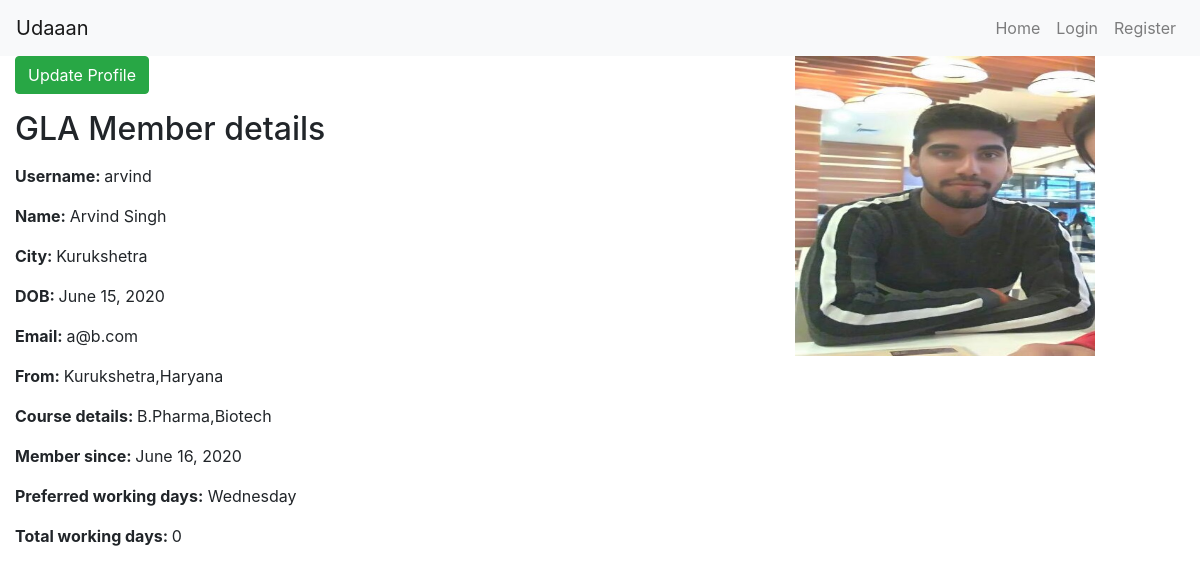
Page /memberdetails/arvind on the earlier database version.
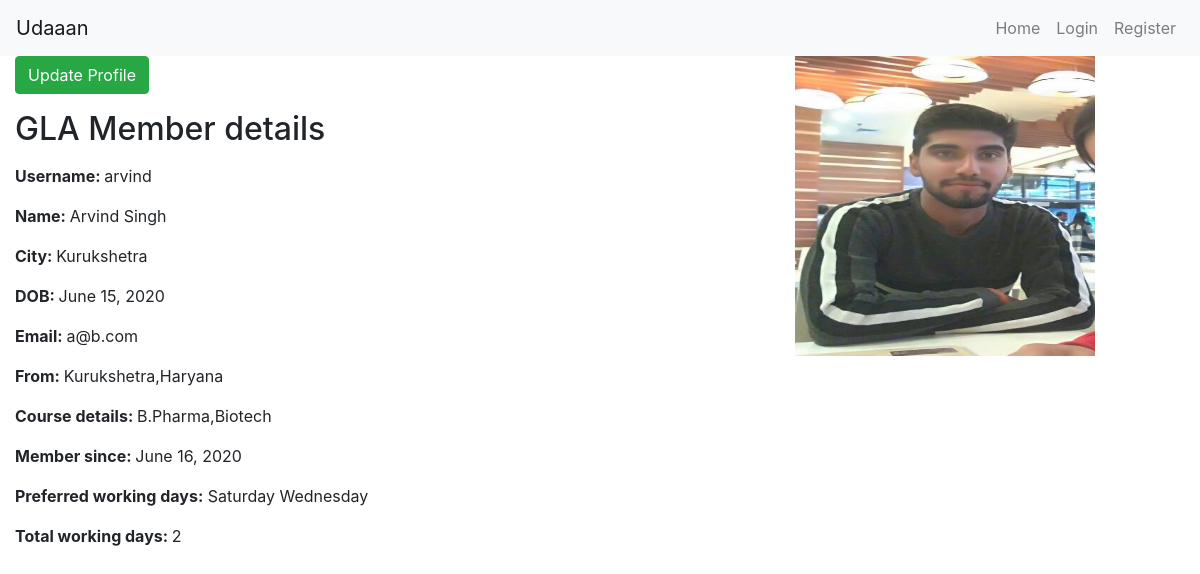
Same page on the later database version.
### members/models.py (models this page shows, shortened)
class GLAMember(models.Model):
  gender_choices = (
    ('Male','Male'),
    ('Female','Female'),
    ('Other','Other')
  )
  user = models.OneToOneField(User, on_delete=models.CASCADE,null=True)
  username  = models.CharField(max_length=50,null=True)
  name      = models.CharField(max_length=50,null=True)
  gender    = models.CharField(max_length=8,choices=gender_choices,null=True)
  dob       = models.DateField(null=True,auto_now=False, auto_now_add=False)
  email     = models.EmailField(max_length=50,null=True)
  phone_regex = RegexValidator(regex=r'^\+?1?\d{9,10}$',
            message="Phone number must be entered in the format: +91xxxxxxxxxx")
  phone = models.CharField(validators=[phone_regex], max_length=10, blank=True) # validators should be a list
  state = models.ForeignKey(State,null=True, on_delete=models.CASCADE)
  city = models.ForeignKey(City,null=True, on_delete=models.CASCADE)
  course = models.ForeignKey(Course,null=True, on_delete=models.CASCADE)
  branch  = models.ForeignKey(Branch,null=True, on_delete=models.CASCADE)
  year = models.IntegerField(null=True,choices=((1,1),(2,2),(3,3),(4,4)))
  rollno = models.IntegerField(null=True)
  joined_in = models.DateField(blank=True,null=True,auto_now=False, auto_now_add=False)
  working_days = models.IntegerField(default=0,null=True,blank=True)
  preferred_days = models.ManyToManyField(Day)
  photo = models.ImageField(upload_to=store_file_name,null=True)
  class Meta:
    verbose_name = 'GLA Member'
    verbose_name_plural = 'GLA Members'

class City(models.Model):
  city  = models.CharField(max_length=50,blank=True,unique=True)
  state = models.ForeignKey(State,null=True,blank=True, on_delete=models.CASCADE)
  def __str__(self):
    return self.city
  class Meta:
    verbose_name = 'City'
    verbose_name_plural = 'Cities'

class State(models.Model):
  state = models.CharField(null=True,blank=True,max_length=50)
  def __str__(self):
    return self.state
  class Meta:
    verbose_name = 'State'
    verbose_name_plural = 'States'

class Course(models.Model):
  course_choices = (
    ('B.Tech','B.Tech'),
    ('M.Tech','M.Tech'),
    ('bphrama','B.Pharma'),
    ('mpharma','M.Pharma'),
    ('biotech','Biotech'),
    ('bba','BBA'),
    ('mba','MBA'),
    ('bca','BCA'),
    ('mca','MCA'),
    ('polytechnic','Polytechnic')
  )
  duration_choices = (
    (1,'1 year'),
    (2,'2 years'),
    (3,'3 years'),
    (4,'4 years')
  )
  course =  models.CharField(
                max_length=50,
                choices=course_choices,
                default='btech',
                blank=False,
                unique=True)
  duration = models.IntegerField(null=True,choices=duration_choices)
  class Meta:
    verbose_name = 'Course'
    verbose_name_plural = 'Courses'
  def __str__(self):
      return self.course

class Branch(models.Model):
  branch = models.CharField(
           max_length=50,
           blank=False,
           unique=False)
  course = models.ForeignKey(Course, on_delete=models.CASCADE)
  def __str__(self):
      return self.branch
  class Meta:
    verbose_name = 'Branch'
    verbose_name_plural = 'Branches'

class Day(models.Model):
  DAYS_CHOICES = (
    ('Monday','Monday'),
    ('Tuesday','Tuesday'),
    ('Wednesday','Wednesday'),
    ('Thursday','Thursday'),
    ('Friday','Friday'),
    ('Saturday','Saturday'),
    ('Sunday','Sunday'),
  )
  day = models.CharField(max_length=15,null=True,choices=DAYS_CHOICES)
  def __str__(self):
    return self.day
  class Meta:
    verbose_name = 'Day'
    verbose_name_plural = 'Days'

### members/views.py (the view)
# urls.py: path('memberdetails/<slug:slug>',MemberDetails.as_view(),name='memberdetails'),
class MemberDetails(DetailView):
  model = GLAMember
  slug_field = 'username'
  template_name = 'memberdetails.htm'

### members/templates/memberdetails.htm
{% extends 'base.htm' %}
{% block content %}
<div class="row no-gutters">
  <div class="col-8">
    <a class="btn btn-success" href="{% url 'memberupdate' request.user %}">Update Profile</a>
    <p><h2>GLA Member details</h2></p>
    <p><b>Username: </b>{{ glamember.username }}</p>
    <p><b>Name: </b>{{ glamember.name }}</p>
    <p><b>City: </b>{{ glamember.city }}</p>
    <p><b>DOB: </b>{{ glamember.dob }}</p>
    <p><b>Email: </b>{{ glamember.email }}</p>
    <p><b>From: </b>{{ glamember.city }},{{ glamember.state }}</p>
    <p><b>Course details: </b>{{ glamember.course }},{{ glamember.branch }}</p>
    <p><b>Member since: </b>{{ glamember.joined_in }}</p>
    <p><b>Preferred working days:</b>
      {% for day in glamember.preferred_days.all %}
        {{ day }}
      {% endfor %}
    </p>
    <p><b>Total working days: </b>{{ glamember.working_days }}</p>
  </div>
  <div class="col-4">
    <img class='profile-pic' src={{ glamember.photo.url }} />
  </div>
</div>
{% endblock content %}

### templates/base.htm (shortened to what this page needs)
{% load static %}
<html>
<head>
<link rel='stylesheet' href='{% static "css/bootstrap.min.css" %}'>
<link rel='stylesheet' href="{% static 'css/style.css' %}">
</head>
<body>
  {% include 'snippets/navbar.htm' %}
  <div class="container-fluid">
    {% block content %}
    {% endblock content %}
  </div>
</body>
</html>

### templates/snippets/navbar.htm (shortened to what this page needs)
<nav class="navbar navbar-expand-lg navbar-light bg-light">
  <a class="navbar-brand" href="{% url 'home' %}">Udaaan</a>
  <div class="collapse navbar-collapse" id="navbarSupportedContent">
    <ul class="navbar-nav ml-auto">
      <li class="nav-item">
        <a class="nav-link" href="{% url 'home' %}">Home</a>
      </li>
      {% if request.user.is_authenticated %}
        <li class="nav-item dropdown mr-auto">
          <a class="nav-link dropdown-toggle" href="#" id="navbarDropdown" role="button" data-toggle="dropdown" aria-haspopup="true" aria-expanded="false">
            {{ request.user }}
          </a>
          <div class="dropdown-menu" aria-labelledby="navbarDropdown">
            {% if not request.user.glamember %}
              <a class="dropdown-item" href="{% url 'membercreate' %}">Create Profile</a>
            {% else %}
              <a class="dropdown-item" href="{% url 'memberupdate' request.user %}">Update Profile</a>
              <a class="dropdown-item" href="{% url 'memberdetails' request.user %}">View Profile</a>
            {% endif %}
            <div class="dropdown-divider"></div>
            <a class="dropdown-item" href="{% url 'logout' %}">Sign Out</a>
          </div>
        </li>
      {% else %}
        <li class="nav-item">
          <a class="nav-link" href="{% url 'login' %}">Login</a>
        </li>
        <li class="nav-item">
          <a class="nav-link" href="{% url 'register' %}">Register</a>
        </li>
      {% endif %}
    </ul>
  </div>
</nav>

### static/css/style.css (style rules this page uses)
.profile-pic { width:300px !important; height: 300px !important; }

Differences in the rows shown:
changed GLAMember "arvind": working_days "0" → "2"
now on this page (row unchanged): Day: day "Saturday"
